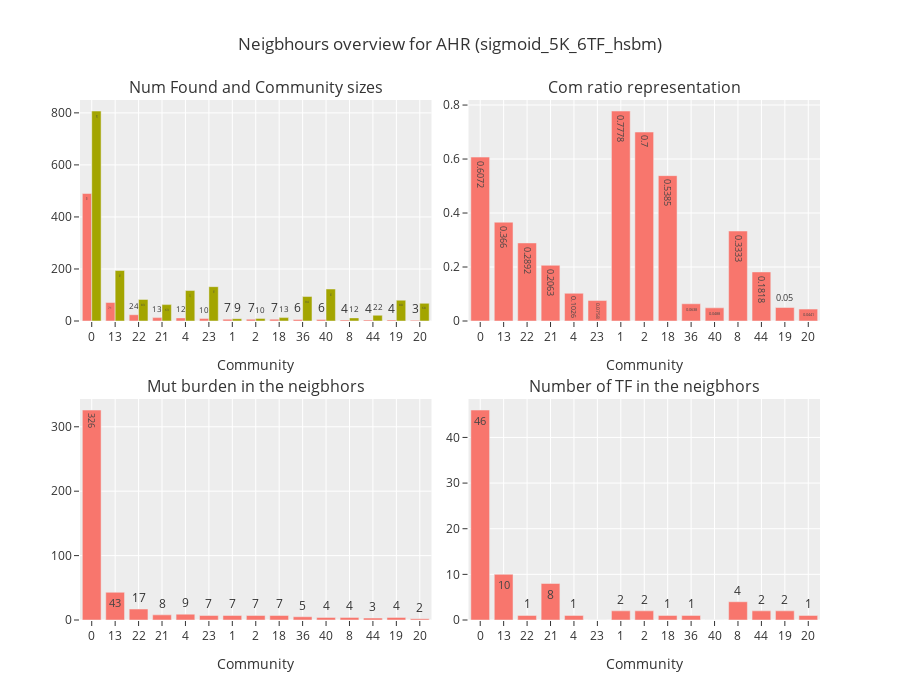

Notebook cell for this chart:
### Code cell
# fig = sel_gt.plot_overview_gene(gene_name="COL7A1")
# display(fig.show())
fig = sel_gt.plot_overview_gene(gene_name="AHR")
display(fig.show())

### Figure 1 — Plotly figure (JSON) as saved in the notebook; plotly's stock layout.template omitted (floating-point values rounded to 4 significant figures)
{"data": [{"alignmentgroup": "True", "hovertemplate": "variable=num_found<br>com=%{x}<br>value=%{y}<extra></extra>", "legendgroup": "num_found", "marker": {"color": "#F8766D", "pattern": {"shape": ""}}, "name": "num_found", "offsetgroup": "num_found", "orientation": "v", "showlegend": true, "textposition": "auto", "texttemplate": "%{y}", "type": "bar", "x": ["0", "13", "22", "21", "4", "23", "1", "2", "18", "36", "40", "8", "44", "19", "20"], "xaxis": "x", "y": [490, 71, 24, 13, 12, 10, 7, 7, 7, 6, 6, 4, 4, 4, 3], "yaxis": "y"}, {"alignmentgroup": "True", "hovertemplate": "variable=com_size<br>com=%{x}<br>value=%{y}<extra></extra>", "legendgroup": "com_size", "marker": {"color": "#A3A500", "pattern": {"shape": ""}}, "name": "com_size", "offsetgroup": "com_size", "orientation": "v", "showlegend": true, "textposition": "auto", "texttemplate": "%{y}", "type": "bar", "x": ["0", "13", "22", "21", "4", "23", "1", "2", "18", "36", "40", "8", "44", "19", "20"], "xaxis": "x", "y": [807, 194, 83, 63, 117, 132, 9, 10, 13, 94, 123, 12, 22, 80, 68], "yaxis": "y"}, {"alignmentgroup": "True", "hovertemplate": "com=%{x}<br>com_ratio=%{y}<extra></extra>", "legendgroup": "", "marker": {"color": "#F8766D", "pattern": {"shape": ""}}, "name": "", "offsetgroup": "", "orientation": "v", "showlegend": false, "textposition": "auto", "texttemplate": "%{y}", "type": "bar", "x": ["0", "13", "22", "21", "4", "23", "1", "2", "18", "36", "40", "8", "44", "19", "20"], "xaxis": "x2", "y": [0.6072, 0.366, 0.2892, 0.2063, 0.1026, 0.0758, 0.7778, 0.7, 0.5385, 0.0638, 0.0488, 0.3333, 0.1818, 0.05, 0.0441], "yaxis": "y2"}, {"alignmentgroup": "True", "hovertemplate": "variable=mut_burden<br>com=%{x}<br>value=%{y}<extra></extra>", "legendgroup": "mut_burden", "marker": {"color": "#F8766D", "pattern": {"shape": ""}}, "name": "mut_burden", "offsetgroup": "mut_burden", "orientation": "v", "showlegend": true, "textposition": "auto", "texttemplate": "%{y}", "type": "bar", "x": ["0", "13", "22", "21", "4", "23", "1", "2", "18", "36", "40", "8", "44", "19", "20"], "xaxis": "x3", "y": [326, 43, 17, 8, 9, 7, 7, 7, 7, 5, 4, 4, 3, 4, 2], "yaxis": "y3"}, {"alignmentgroup": "True", "hovertemplate": "com=%{x}<br>num_TF=%{y}<extra></extra>", "legendgroup": "", "marker": {"color": "#F8766D", "pattern": {"shape": ""}}, "name": "", "offsetgroup": "", "orientation": "v", "showlegend": false, "textposition": "auto", "texttemplate": "%{y}", "type": "bar", "x": ["0", "13", "22", "21", "4", "23", "1", "2", "18", "36", "40", "8", "44", "19", "20"], "xaxis": "x4", "y": [46, 10, 1, 8, 1, 0, 2, 2, 1, 1, 0, 4, 2, 2, 1], "yaxis": "y4"}], "layout": {"annotations": [{"font": {"size": 16}, "showarrow": false, "text": "Num Found and Community sizes", "x": 0.2375, "xanchor": "center", "xref": "paper", "y": 1, "yanchor": "bottom", "yref": "paper"}, {"font": {"size": 16}, "showarrow": false, "text": "Com ratio representation", "x": 0.7625, "xanchor": "center", "xref": "paper", "y": 1, "yanchor": "bottom", "yref": "paper"}, {"font": {"size": 16}, "showarrow": false, "text": "Mut burden in the neigbhors", "x": 0.2375, "xanchor": "center", "xref": "paper", "y": 0.425, "yanchor": "bottom", "yref": "paper"}, {"font": {"size": 16}, "showarrow": false, "text": "Number of TF in the neigbhors", "x": 0.7625, "xanchor": "center", "xref": "paper", "y": 0.425, "yanchor": "bottom", "yref": "paper"}], "height": 700, "showlegend": false, "title": {"text": "Neigbhours overview for AHR (sigmoid_5K_6TF_hsbm)"}, "xaxis": {"anchor": "y", "domain": [0, 0.475], "title": {"text": "Community"}}, "xaxis2": {"anchor": "y2", "domain": [0.525, 1], "title": {"text": "Community"}}, "xaxis3": {"anchor": "y3", "domain": [0, 0.475], "title": {"text": "Community"}}, "xaxis4": {"anchor": "y4", "domain": [0.525, 1], "title": {"text": "Community"}}, "yaxis": {"anchor": "x", "domain": [0.575, 1]}, "yaxis2": {"anchor": "x2", "domain": [0.575, 1]}, "yaxis3": {"anchor": "x3", "domain": [0, 0.425]}, "yaxis4": {"anchor": "x4", "domain": [0, 0.425]}}}
